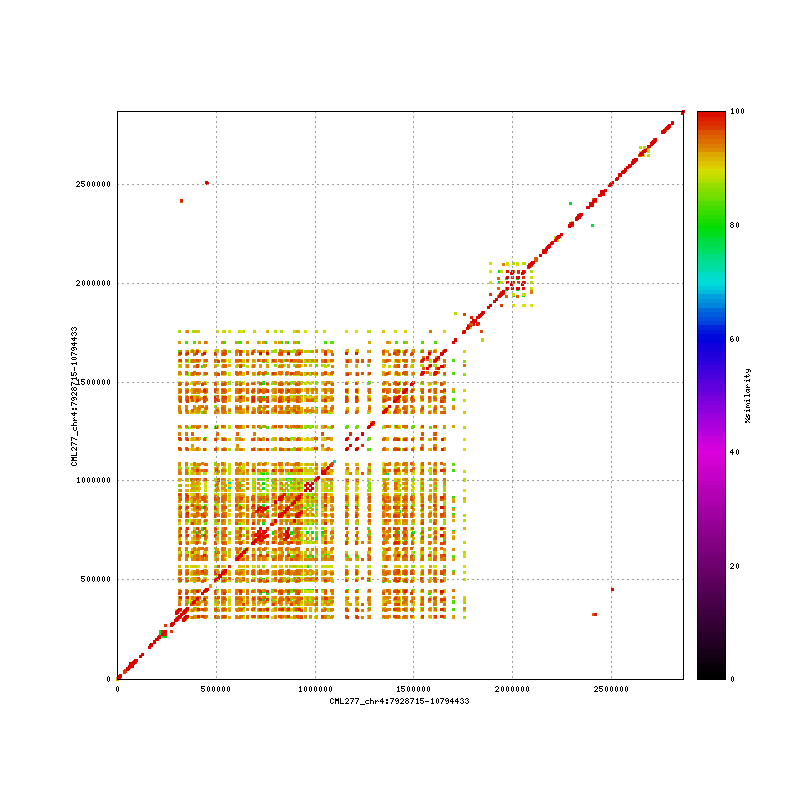

Write the gnuplot code that produced this figure.
set terminal png tiny size 800,800
set output "CML277.short.self.png"
set size 1,1
set grid
unset key
set border 15
set tics scale 0
set xlabel "CML277_chr4:7928715-10794433"
set ylabel "CML277_chr4:7928715-10794433"
set format "%.0f"
set mouse format "%.0f"
set mouse mouseformat "[%.0f, %.0f]"
set mouse clipboardformat "[%.0f, %.0f]"
set xrange [1:2865719]
set yrange [1:2865719]
set zrange [0:100]
set colorbox default
set cblabel "%similarity"
set cbrange [0:100]
set cbtics 20
set pm3d map
set palette model RGB defined ( \
  0 "#000000", \
  4 "#DD00DD", \
  6 "#0000DD", \
  7 "#00DDDD", \
  8 "#00DD00", \
  9 "#DDDD00", \
 10 "#DD0000"  \
)
set style line 1  palette lw 3 pt 6 ps 1
set style line 2  palette lw 3 pt 6 ps 1
set style line 3  palette lw 3 pt 6 ps 1
splot \
 "CML277.short.self.fplot" title "FWD" w l ls 1, \
 "CML277.short.self.rplot" title "REV" w l ls 2
